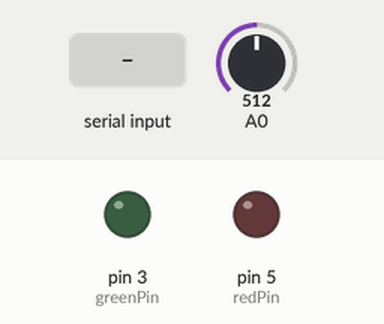
Simulated run of this sketch. Board: Arduino Uno, built with avr-gcc and run on an emulated ATmega328P. On the bench: output pins drawn as LEDs (lit = HIGH). The test bench sets the inputs (shaded band); at power-on: A0 = 512. What the sketch prints to the serial monitor is not drawn.

Above: at 1.2 s.
1.3 s: "+" received over Serial
At 1.9 s:
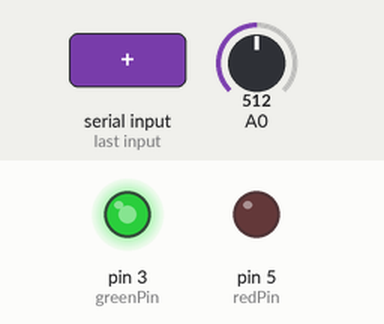
2.8 s: "-" received over Serial
At 4.3 s:
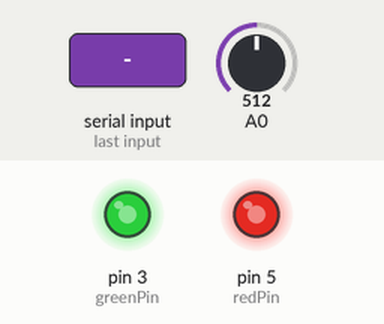
Timing chart, 0 to 5.8 s (numbered marks = the images above; inputs shaded):
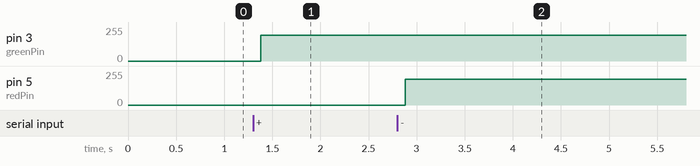

Measured:
- after the input at 1.3 s, pin 3 (greenPin): 0/255 → 193/255 after 0.08 s
- after the input at 2.8 s, pin 5 (redPin): 0/255 → 193/255 after 0.08 s

The sketch:

weather_nasdaqCube.ino
```cpp
/*
  COS 436: Lab 0: Wondrous Weather Cube
  Author: Kiran Vodrahalli, Dale Markowitz, Collin Stedman
  Date: Feb 19, 2013
  weather_nasdaqCube.ino: Depending on what the serial reads, either
  interprets the incoming data as a NASDAQ percentage change (via python nasdaq_scraper)
  or as the temperature at Princeton University in degrees Farenheit (via python weather_scraper)

  NASDAQ:
  Depending on whether NASDAQ delta is positive or negative, makes the cube glow green or red
  correspondingly, and the magnitude changes the intensity of the light color.

  WEATHER:
  If the temperature <= 50 degrees Farenheit, the cube glows red -- the colder it is, the
  more intense the red color. If the temperature > 50 degrees Farenheit, the cube glows
  green. The hotter it is, the greener the cube glows.

 */

int offset = 48; // offset for ascii digits
int current_unit = -1; //current units digit
int current_tens = -1; //current tens digit
int current_hundreds = -1; //current hundreds digit (only used for color of the stock: red/green)
int current_temperature = -1; // current temperature from python weather scraper
int current_stock_color = -1; //current stock color from python nasdaq scraper

//pins controlling red, green leds (with PWM).
int greenPin = 3;
int redPin = 5;

//RGB
int red = 0;
int green = 0;
int blue = 0; // will stay 0 for stock color

int stockSign = 0; // initialize to 0 (has no sign)
int stockMag = 0; //magnitude of the stock change -- given by the value of R or G

int minTemp = 0; // assume min temperature is 0 degrees F
int maxTemp = 100; // assume max temperature is 100 degrees F
double scale = 255/100; // temperature scale translation

int photo_voltage = 0; // analog value of the photo voltage

// the setup routine runs once when you press reset:
void setup() {
  // initialize Serial
  Serial.begin(9600);


  // initialize the photocell as an input.
  pinMode(A0, INPUT);
}

// the loop routine runs over and over again forever:
void loop() {
  //input
  photo_voltage = analogRead(A0);
  Serial.println(photo_voltage);

  if(Serial.available() > 0){

    current_tens = Serial.read() - offset;
    //nasdaq case
    if(current_tens+offset == '+' || current_tens+offset == '-'){
      if(current_tens+offset == '+'){
        stockSign = 1;
      }else{
        stockSign = -1;
      }
      Serial.println("Stock color and sign: ");
      Serial.println(stockSign);
      delay(2);
      current_hundreds = Serial.read()-offset;
      Serial.println(current_hundreds);
      delay(2);
      current_tens = Serial.read()-offset;
      Serial.println(current_tens);
      delay(2);
      current_unit = Serial.read()-offset;
      Serial.println(current_unit);

      if(stockSign > 0){
        green = 100*current_hundreds + 10*current_tens + current_unit;
        stockMag = green;
      }else if(stockSign < 0){
        red = 100*current_hundreds + 10*current_tens + current_unit;
        stockMag = red;
      }

      Serial.println("RGB values: ");
      Serial.println(red);
      Serial.println(green);
      Serial.println(blue);

      /* USE THE RGB VALUES TO MAKE THE TRICOLOR LED GLOW PROPERLY */

      analogWrite(redPin, 0);
      analogWrite(greenPin, 0);
      analogWrite(redPin, red);
      analogWrite(greenPin, green);


    }

    //weather case
    else{
      if(current_tens > 0){
        //use the temperature
        Serial.println("Current temperature in degrees F: ");
        delay(2);
        current_unit = Serial.read() - offset;
        if(current_unit > 0){
          current_temperature = 10*current_tens + current_unit;
          Serial.println(current_temperature);

          //scale the temperature
          current_temperature = scale*current_temperature;

          //Serial.println(current_tens);
          //Serial.println(current_unit);
          Serial.println("Temperature Magnitude: ");
          Serial.println(current_temperature);
          //analogWrite(led_test, current_temperature);
          //digitalWrite(led_test, HIGH);
          //digitalWrite(led_test, LOW);

          /* Code to write weather to LEDS */

          //Green for warm weather, red for cold!
          int displayTemp = map(current_temperature, 0, 100, 0, 255);
          analogWrite(redPin, 0);
          analogWrite(greenPin, 0);
          analogWrite(redPin, displayTemp);
          analogWrite(greenPin, (255-displayTemp));

          delay(2);
        }
        else{
          Serial.println("Failed to read unit digit");
        }
      }
      else{
        Serial.println("Failed to read tens digit");
      }
    }

  }

}
```
